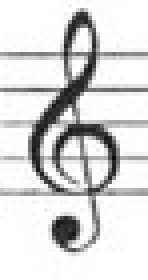
%> input picture gclef-original.jpg, 37 x 70 px (shown 4 times larger)
$ octave --eval "result = test1(imread('gclef-original.jpg'));"   (GNU Octave 9; MATLAB toolbox functions it lacks are replaced by stand-ins)
%> lines starting %> are read from the running program, lines starting %| are printed output that depends on the picture; in (x1, y1, x2, y2) boxes, pixels count from 0 and x2, y2 are one past the last pixel; in counts of white or black regions, pixels touching at a corner belong together; the program's own positions count from 1
%> in test1, `bw= 1-imbinarize(Im(:,:,1), 0.7);`:
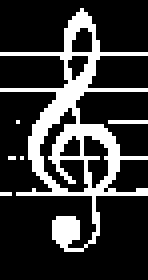
%> bw: size 70x37 double (shown 4 times larger); values 0 (black) and 1 (white), 21.2% white; 6 white regions (5 under 20 px), largest, box (x1, y1, x2, y2) and area: (0, 2, 37, 63) 531
### horizontalCorrection.m
% Function to rotate an image first "back" to a startpoint then continue
% with a given angle at each iteration. For each angle we check the
% horizontal projection to find the one with the highest peak = optimal
% rotation angle.
function correctAngleIteration = horizontalCorrection(img, it, precision, startPoint)
%> called with it = 20, precision = 1, startPoint = 10

    inputCopy = imrotate(img, startPoint, 'bicubic');
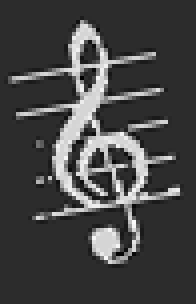
%> inputCopy: size 76x49 double (shown 4 times larger); min -0.263, max 1.24, mean 0.147; drawn with min black and max white
    rotationImg = inputCopy;
    currRot = 0;
    maxPeak = 0;
    for i = 1:it
%> the run ends on the next line
        pks = findpeaks(sum(rotationImg, 2));
        if maxPeak < max(pks)
            maxPeak = max(pks);
            currRot = i-1;  % pga. indexering börjar på 1
        end
        inputCopy = imrotate(img, startPoint, 'bicubic');
        rotationImg = imrotate(inputCopy, -precision*i, 'bicubic');
    end

    correctAngleIteration = currRot;
end

### findRotationAngle.m
% Finding the optimal rotation angle to rotate the input image to make it
% horizontally correct.
function rotationAngle = findRotationAngle(biIm)

    it = 20;
    lowPrec = 1;
    highPrec = 0.01;

    % First rotate it 20 degrees to check the angle with low precision
    horizontalAngleLowPrec = horizontalCorrection(biIm, it, lowPrec, 10);
    % Then rotate it 2 degrees to check the angle with high precision
    horizontalAngleHighPrec = horizontalCorrection(biIm, it*10, highPrec, 10-horizontalAngleLowPrec + 1);

    rotationAngle = ((10-horizontalAngleLowPrec) + ((100-horizontalAngleHighPrec)/100));
end

### test1.m
function strout = test1(Im)
    strout = '1';
    bw= 1-imbinarize(Im(:,:,1), 0.7);   % 1- pga. objekt räknas som vitt på svart.

    angle = findRotationAngle(bw)
    if (angle > 0 || angle < 0)
        bw = imrotate(bw, angle);
        disp("rotated by angle: " + angle)
    end
    figure(1)
    plot(sum(bw, 2), 1:size(bw,1));

    figure(2)
    imshow(bw)
end

$ run again, on flagNote.jpg
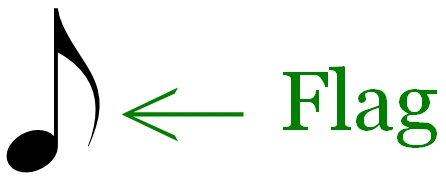
%> input picture flagNote.jpg, 446 x 182 px
%> in test1, `bw= 1-imbinarize(Im(:,:,1), 0.7);`:
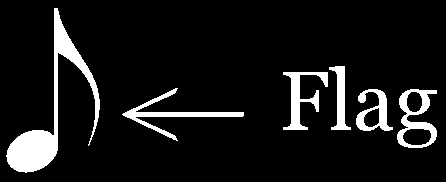
%> bw: size 182x446 double; values 0 (black) and 1 (white), 9% white; 6 white regions, box (x1, y1, x2, y2) and area: (6, 8, 100, 173) 3164, (122, 88, 244, 141) 1012, (397, 89, 437, 148) 976, (283, 72, 328, 130) 916, (356, 89, 393, 131) 684, (329, 66, 351, 130) 592
%> in horizontalCorrection, `inputCopy = imrotate(img, startPoint, 'bicubic');`:
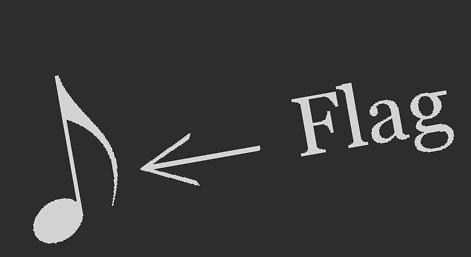
%> inputCopy: size 257x471 double; min -0.277, max 1.27, mean 0.0607; drawn with min black and max white
